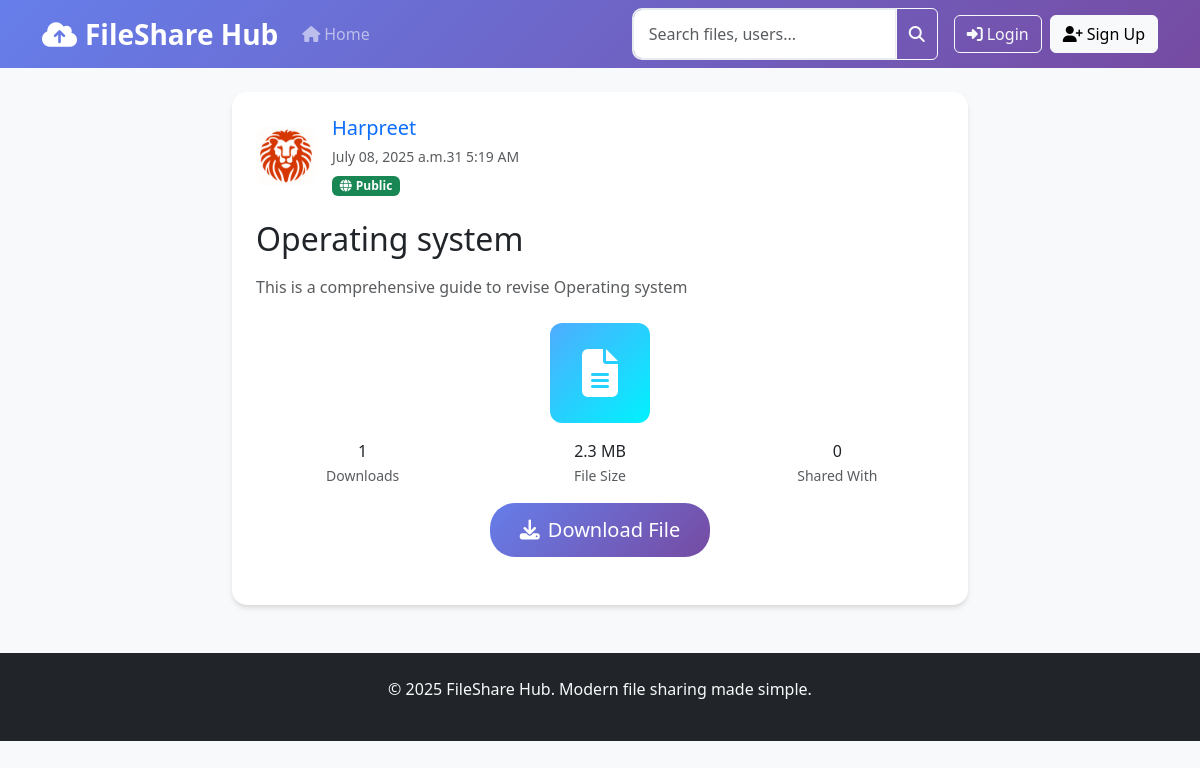
The app's page /post/18/ with its own data.
### blog/models.py (models this page shows, shortened)
class Post(models.Model):
    title = models.CharField(max_length=100)
    file = models.FileField(null=True, blank=True, upload_to='Files')
    content = models.TextField()
    date_posted = models.DateTimeField(default=timezone.now)
    author = models.ForeignKey(User, on_delete=models.CASCADE)
    shared_with = models.ManyToManyField(User, related_name='shared_files', blank=True)
    is_public = models.BooleanField(default=True)
    download_count = models.IntegerField(default=0)
    file_size = models.BigIntegerField(null=True, blank=True)
    def extension(self):
        if self.file:
            _, extension = os.path.splitext(self.file.name)
            return extension.lower()
        return ''
    def get_file_type(self):
        ext = self.extension()
        if ext in ['.jpg', '.jpeg', '.png', '.gif', '.bmp', '.svg']:
            return 'image'
        elif ext in ['.mp4', '.avi', '.mov', '.wmv', '.flv', '.webm']:
            return 'video'
        elif ext in ['.pdf', '.doc', '.docx', '.txt', '.rtf']:
            return 'document'
        elif ext in ['.py', '.js', '.html', '.css', '.java', '.cpp', '.c']:
            return 'code'
        elif ext in ['.zip', '.rar', '.7z', '.tar', '.gz']:
            return 'archive'
        else:
            return 'other'
    def get_file_size_display(self):
        if not self.file_size:
            return 'Unknown size'
        size = self.file_size
        for unit in ['B', 'KB', 'MB', 'GB']:
            if size < 1024.0:
                return f"{size:.1f} {unit}"
            size /= 1024.0
        return f"{size:.1f} TB"

### users/models.py (models this page shows, shortened)
class Profile(models.Model):
    user = models.OneToOneField(User, on_delete=models.CASCADE)
    image = models.ImageField(default='default.jpg', upload_to='profile_pics')

### blog/views.py (the view)
# urls.py: path('post/<int:pk>/', PostDetailView.as_view(), name='post-detail'),
class PostDetailView(DetailView):
    model = Post
    template_name = 'blog/post_detail.html'
    def get_context_data(self, **kwargs):
        context = super().get_context_data(**kwargs)
        if self.request.user.is_authenticated:
            self.object.download_count += 1
            self.object.save()
        return context

### blog/templates/blog/post_detail.html (shortened to what this page needs)
{% extends "blog/base.html" %}
{% load static %}
{% block content %}
<div class="row justify-content-center">
    <div class="col-lg-8">
        <div class="file-card fade-in-up">
            <div class="card-body p-4">
                <div class="d-flex align-items-center justify-content-between mb-4">
                    <div class="d-flex align-items-center">
                        <img src="{{ object.author.profile.image.url }}"
                             alt="{{ object.author.username }}"
                             class="user-avatar me-3"
                             style="width: 60px; height: 60px;">
                        <div>
                            <h5 class="mb-1">
                                <a href="{% url 'user-posts' object.author.username %}"
                                   class="text-decoration-none">
                                    {{ object.author.username }}
                                </a>
                            </h5>
                            <small class="text-muted">{{ object.date_posted|date:"F d, Y at g:i A" }}</small>
                            <div class="mt-1">
                                {% if object.is_public %}
                                    <span class="badge bg-success"><i class="fas fa-globe me-1"></i>Public</span>
                                {% else %}
                                    <span class="badge bg-warning"><i class="fas fa-lock me-1"></i>Private</span>
                                {% endif %}
                            </div>
                        </div>
                    </div>
                </div>
                <h2 class="mb-3">{{ object.title }}</h2>
                <p class="text-muted mb-4">{{ object.content }}</p>
                {% if object.file %}
                <div class="text-center mb-4">
                    {% with object.extension as ext %}
                        {% if ext in '.jpg,.jpeg,.png,.gif,.bmp,.svg' %}
                            <div class="mb-3">
                                <img src="{{ object.file.url }}"
                                     alt="{{ object.title }}"
                                     class="img-fluid rounded shadow"
                                     style="max-height: 400px;">
                            </div>
                        {% else %}
                            <div class="file-icon {{ object.get_file_type }} mx-auto mb-3"
                                 style="width: 100px; height: 100px; font-size: 48px;">
                                {% if ext in '.pdf,.doc,.docx,.txt,.rtf' %}
                                    <i class="fas fa-file-alt"></i>
                                {% elif ext in '.py,.js,.html,.css,.java,.cpp,.c' %}
                                    <i class="fas fa-code"></i>
                                {% elif ext in '.zip,.rar,.7z,.tar,.gz' %}
                                    <i class="fas fa-archive"></i>
                                {% else %}
                                    <i class="fas fa-file"></i>
                                {% endif %}
                            </div>
                        {% endif %}
                    {% endwith %}
                    <div class="row text-center mb-3">
                        <div class="col-md-4">
                            <div class="stats-card">
                                <div class="stats-number">{{ object.download_count }}</div>
                                <small class="text-muted">Downloads</small>
                            </div>
                        </div>
                        <div class="col-md-4">
                            <div class="stats-card">
                                <div class="stats-number">{{ object.get_file_size_display }}</div>
                                <small class="text-muted">File Size</small>
                            </div>
                        </div>
                        <div class="col-md-4">
                            <div class="stats-card">
                                <div class="stats-number">{{ object.shared_with.count }}</div>
                                <small class="text-muted">Shared With</small>
                            </div>
                        </div>
                    </div>
                    <a href="{{ object.file.url }}" download class="btn btn-gradient btn-lg">
                        <i class="fas fa-download me-2"></i>Download File
                    </a>
                </div>
                {% else %}
                <div class="text-center py-4">
                    <i class="fas fa-sticky-note fa-4x text-muted mb-3"></i>
                    <h5 class="text-muted">Text Note</h5>
                </div>
                {% endif %}
            </div>
        </div>
    </div>
</div>
{% endblock content %}

### blog/static/blog/main.css (style rules this page uses)
:root { --primary-gradient: linear-gradient(135deg, #667eea 0%, #764ba2 100%); --secondary-gradient: linear-gradient(135deg, #f093fb 0%, #f5576c 100%); --success-gradient: linear-gradient(135deg, #4facfe 0%, #00f2fe 100%); --card-shadow: 0 4px 6px -1px rgba(0, 0, 0, 0.1), 0 2px 4px -1px rgba(0, 0, 0, 0.06); --card-shadow-hover: 0 10px 15px -3px rgba(0, 0, 0, 0.1), 0 4px 6px -2px rgba(0, 0, 0, 0.05); }
body { font-family: 'Segoe UI', Tahoma, Geneva, Verdana, sans-serif; background-color: #f8f9fa; }
.file-card { background: white; border-radius: 15px; box-shadow: var(--card-shadow); transition: all 0.3s ease; border: none; overflow: hidden; }
.file-icon { width: 60px; height: 60px; border-radius: 12px; display: flex; align-items: center; justify-content: center; font-size: 24px; color: white; margin-bottom: 15px; }
.file-icon.document { background: var(--success-gradient); }
.btn-gradient { background: var(--primary-gradient); border: none; color: white; padding: 12px 30px; border-radius: 25px; font-weight: 500; transition: all 0.3s ease; }
.fade-in-up { animation: fadeInUp 0.6s ease; }

### records on screen
Post: author.profile.image (picture), author.username "Harpreet", date_posted "July 08, 2025 a.m.31 5:19 AM", title "Operating system", content "This is a comprehensive guide to revise Operating system", download_count "1", file_size "2.3 MB", shared_with.count "0"
